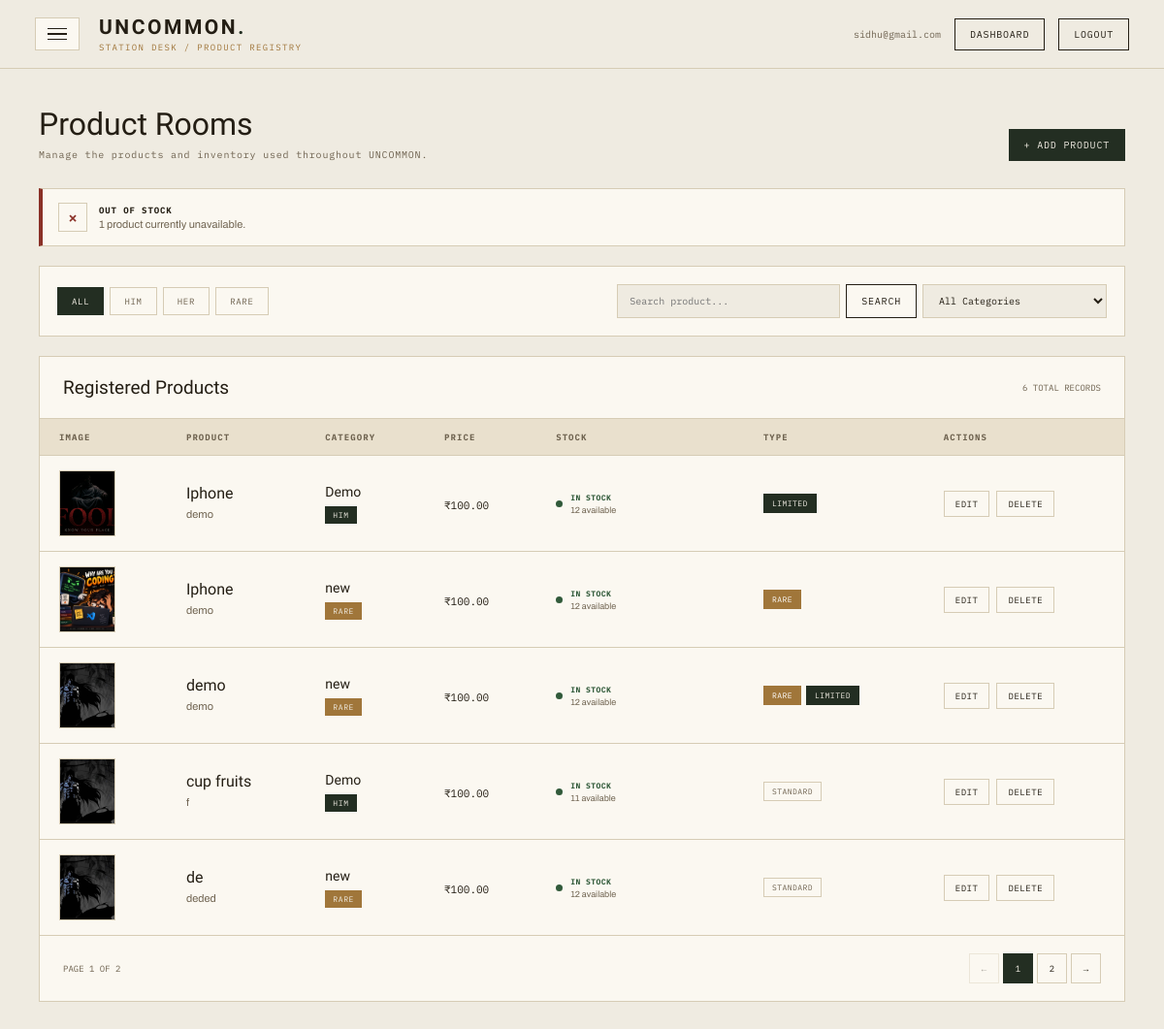
/admin_panel/products/ (signed in), run on an earlier commit of the app's database.
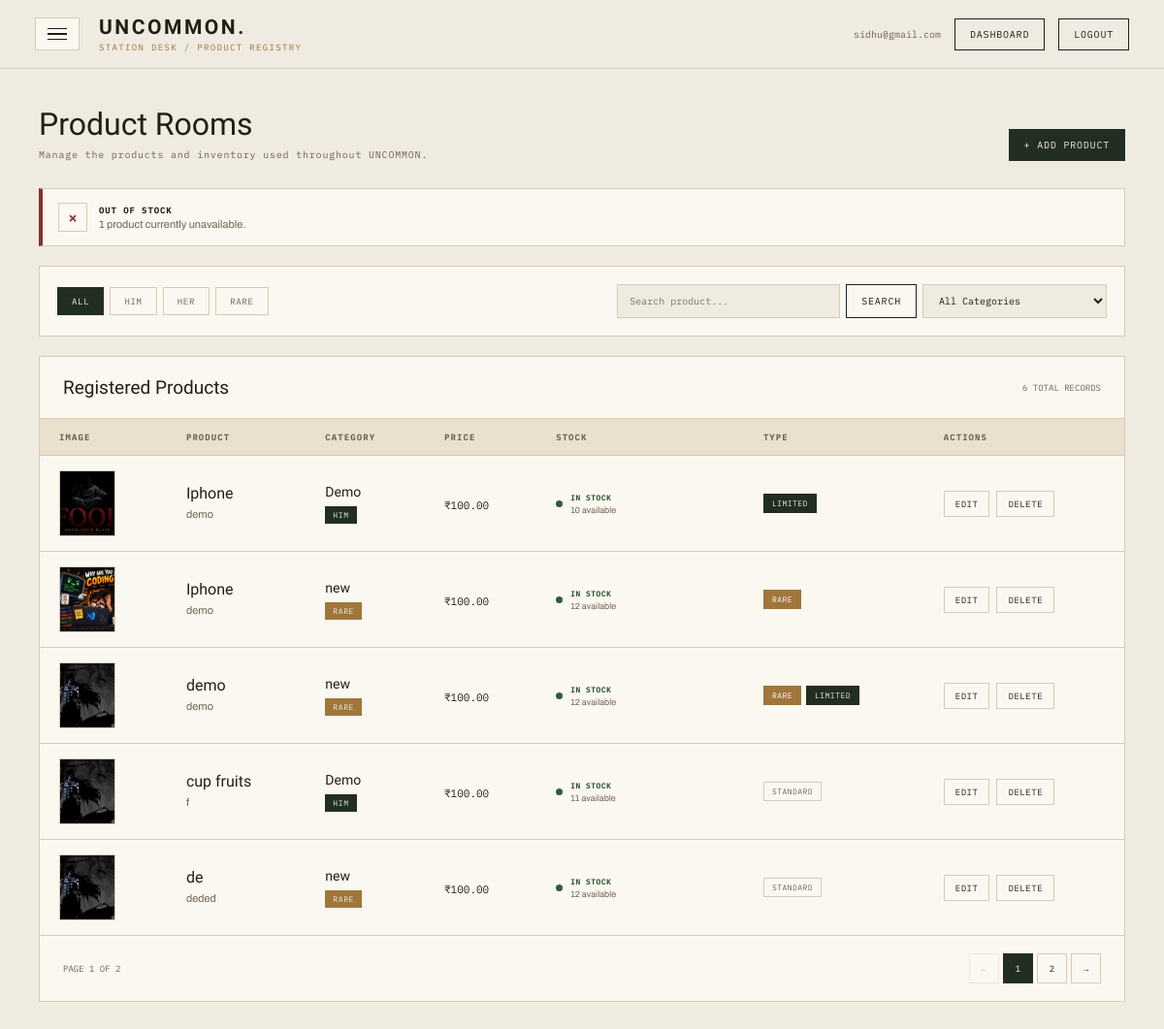
And on a later commit of the database.
### admin_panel/models.py (models this page shows, shortened)
class Product(models.Model):
    category = models.ForeignKey(
        Category,
        on_delete=models.PROTECT,
        related_name='products'
    )
    product_name = models.CharField(max_length=150)
    description = models.TextField(blank=True)
    price = models.DecimalField(
        max_digits=10,
        decimal_places=2
    )
    stock = models.PositiveIntegerField(default=0)
    image = models.ImageField(
        upload_to='products/',
        blank=True,
        null=True
    )
    is_rare = models.BooleanField(default=False)
    is_limited = models.BooleanField(default=False)
    created_at = models.DateTimeField(auto_now_add=True)

class Category(models.Model):
    SECTION_CHOICES = [
        ('HIM', 'Him'),
        ('HER', 'Her'),
        ('RARE', 'Rare'),
    ]
    section = models.CharField(
        max_length=10,
        choices=SECTION_CHOICES
    )
    category_name = models.CharField(
        max_length=100
    )
    description = models.TextField(
        blank=True
    )

### admin_panel/views.py (the view)
def view_products(request):
    if 'admin' not in request.session:
        return redirect('home')
    admin = get_object_or_404(
        Admin,
        id=request.session['admin']
    )
    categories = Category.objects.all().order_by(
        'section',
        'category_name'
    )
    products = Product.objects.select_related(
        'category'
    ).all().order_by('-id')
    search = request.GET.get('search', '').strip()
    if search:
        products = products.filter(
            Q(product_name__icontains=search) |
            Q(description__icontains=search)
        )
    section = request.GET.get('section', '').strip()
    if section in ['HIM', 'HER', 'RARE']:
        products = products.filter(
            category__section=section
        )
    category_id = request.GET.get(
        'category',
        ''
    ).strip()
    if category_id:
        products = products.filter(
            category_id=category_id
        )
    low_stock_count = Product.objects.filter(
        stock__gt=0,
        stock__lte=5
    ).count()
    out_of_stock_count = Product.objects.filter(
        stock=0
    ).count()
    paginator = Paginator(
        products,
        5
    )
    page_number = request.GET.get(
        'page'
    )
    page_obj = paginator.get_page(
        page_number
    )
    return render(
        request,
        'admin_panel/products.html',
        {
            'admin': admin,
            'page_obj': page_obj,
            'categories': categories,
            'search': search,
            'section': section,
            'category_id': category_id,
            'low_stock_count': low_stock_count,
            'out_of_stock_count': out_of_stock_count,
        }
    )

### templates/admin_panel/products.html (shortened to what the changed rows need)
{% load static %}
<!DOCTYPE html>
<html lang="en">
<head>
</head>
<body>
<main>
    <div class="page-header">
        <div>
            <h1 class="page-title">
                Product Rooms
            </h1>
        </div>
    </div>
    <div class="table-card">
        <div class="table-header">
            <div>
                <h2>
                    Registered Products
                </h2>
            </div>
        </div>
        {% if page_obj.object_list %}
            <div class="table-wrapper">
                <table>
                    <thead>
                        <tr>
                            <th>
                                Image
                            </th>
                            <th>
                                Product
                            </th>
                            <th>
                                Category
                            </th>
                            <th>
                                Price
                            </th>
                            <th>
                                Stock
                            </th>
                            <th>
                                Type
                            </th>
                            <th>
                                Actions
                            </th>
                        </tr>
                    </thead>
                    <tbody>
                        {% for product in page_obj %}
                            <tr
                                class="
                                "
                            >
                                <td>
                                    {% if product.image %}
                                        <img
                                            src="{{ product.image.url }}"
                                            class="product-image"
                                            alt="{{ product.product_name }}"
                                        >
                                    {% else %}
                                        <div class="no-image">
                                            NO IMAGE
                                        </div>
                                    {% endif %}
                                </td>
                                <td>
                                    <div class="product-name">
                                        {{ product.product_name }}
                                    </div>
                                    {% if product.description %}
                                        <div class="description">
                                            {{ product.description|truncatechars:70 }}
                                        </div>
                                    {% endif %}
                                </td>
                                <td>
                                    <div class="category-name">
                                        {{ product.category.category_name }}
                                    </div>
                                    <span
                                        class="
                                            section-tag
                                        "
                                    >
                                        {{ product.category.section }}
                                    </span>
                                </td>
                                <td>
                                    <span class="price">
                                        ₹{{ product.price }}
                                    </span>
                                </td>
                                <td>
                                    {% if product.stock == 0 %}
                                        <div class="stock-status out">
                                            <span class="stock-dot"></span>
                                            <div>
                                                <strong>
                                                    OUT OF STOCK
                                                </strong>
                                                <small>
                                                    0 available
                                                </small>
                                            </div>
                                        </div>
                                    {% else %}
                                        <div class="stock-status good">
                                            <span class="stock-dot"></span>
                                            <div>
                                                <strong>
                                                    IN STOCK
                                                </strong>
                                                <small>
                                                    {{ product.stock }} available
                                                </small>
                                            </div>
                                        </div>
                                    {% endif %}
                                </td>
                                <td>
                                    <div class="tags">
                                        {% if product.is_limited %}
                                            <span class="tag limited">
                                                Limited
                                            </span>
                                        {% endif %}
                                    </div>
                                </td>
                                <td>
                                    <div class="actions">
                                        <button
                                            type="button"
                                            class="action-btn edit-btn"
                                            data-url="{% url 'edit_product' product.id %}"
                                            data-category="{{ product.category.id }}"
                                            data-name="{{ product.product_name }}"
                                            data-description="{{ product.description|default:'' }}"
                                            data-price="{{ product.price }}"
                                            data-stock="{{ product.stock }}"
                                            data-rare="{{ product.is_rare|yesno:'true,false' }}"
                                            data-limited="{{ product.is_limited|yesno:'true,false' }}"
                                            data-image="{% if product.image %}{{ product.image.url }}{% endif %}"
                                            onclick="openEditModal(this)"
                                        >
                                            Edit
                                        </button>
                                        <button
                                            type="button"
                                            class="action-btn delete-btn"
                                            data-url="{% url 'delete_product' product.id %}"
                                            data-name="{{ product.product_name }}"
                                            onclick="openDeleteModal(this)"
                                        >
                                            Delete
                                        </button>
                                    </div>
                                </td>
                            </tr>
                        {% endfor %}
                    </tbody>
                </table>
            </div>
        {% endif %}
    </div>
</main>
</body>
</html>

What changed in the data, as far as the page shows it:
changed Product (number 1 of 5 on the later page): stock "12" → "10"
